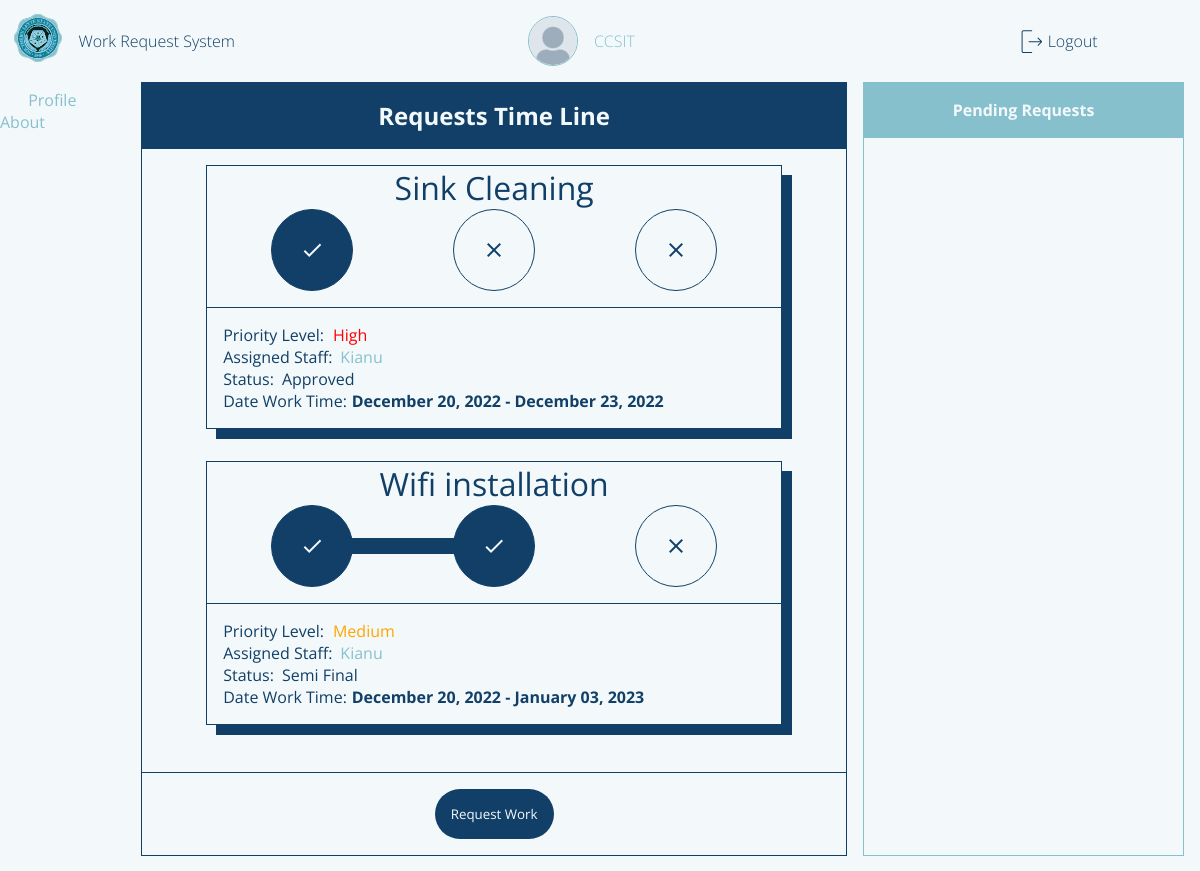
Screenshot of /requestorPage (signed in) with the database file from the repository.
### flaskApp/models.py (models this page shows, shortened)
class User(db.Model, UserMixin):
	__tablename__ = 'user'
	id = db.Column(db.Integer, primary_key=True)
	userName = db.Column(db.String(20), unique=True, nullable=False)
	userType = db.Column(db.String(20), default='Admin')
	passWord = db.Column(db.String(60), nullable=False)
	profilePicture = db.Column(db.String(60), default='dafault.png')
	requestForm = db.relationship('UserRequestForm', backref='user')
	userStaffExtension = db.relationship('StaffExtension', backref='staffExtension', uselist=False)

class UserRequestForm(db.Model):
	__tablename__ = 'userRequestForm'
	id = db.Column(db.Integer, primary_key=True)
	requestorName = db.Column(db.String(500), nullable=False)
	requestTitle = db.Column(db.String(500), nullable=False)
	requestedWork = db.Column(db.String(500), nullable=False)
	roomNumber = db.Column(db.String(20), nullable=False)
	avilabilityOfMaterials = db.Column(db.String(10), nullable=False)
	priorityLevel = db.Column(db.Integer, default=0) # change this to integer in the future 0 - pending 1 - high 2 - medium 3 - low
	status = db.Column(db.String(20), default='Pending')
	dateApproved = db.Column(DateTime, default=datetime.now(), nullable=False)
	dateLimit = db.Column(DateTime, default=datetime.now(), nullable=False)
	requestFormId = db.Column(db.Integer, db.ForeignKey('user.id'))
	requestRating = db.Column(db.Integer, default=0) # this is where a rating will be recorded
	assignedStaff = db.Column(db.Integer, db.ForeignKey('userstaff.id'))

class StaffExtension(db.Model):
	__tablename__ = 'userstaff'
	id = db.Column(db.Integer, primary_key=True)
	staffId = db.Column(db.Integer, db.ForeignKey('user.id'), unique=True)
	staffName = db.Column(db.String(20), nullable=False)
	staffAge = db.Column(db.String(20), nullable=False)
	staffGender = db.Column(db.String(20), nullable=False)
	staffOccupation = db.Column(db.String(20), nullable=False)
	staffRating = db.Column(db.Integer, default=0)
	staffComments = db.relationship('StaffExtensionComment', backref='staffComment')
	staffAssignment = db.relationship('UserRequestForm', backref='staffAssignment') # one to many relationship

### flaskApp/routes.py (the view, shortened to what this page needs)
@app.route('/requestorPage', methods=['GET', 'POST'])
def requestorPage():
	if current_user.is_authenticated == False:
		return redirect(url_for('loginPage'))
	form = WorkRequestForm()
	user = User.query.filter_by(userName=current_user.userName).first()
	countRequests = UserRequestForm.query.filter_by(requestorName=current_user.userName).count()
	userRequestForms = UserRequestForm.query.filter_by(requestFormId=user.id).order_by(UserRequestForm.priorityLevel)
	profileImage = url_for('static', filename='profilePic/'+current_user.profilePicture)
	return render_template('requestorDashboard.html', title='Requestor Page', user=current_user.userName, form=form, userForm=userRequestForms, count=countRequests, profileImage=profileImage)

### flaskApp/models.py (called while the page is built)
@loginManager.user_loader
def loadUser(userId):
	return User.query.get(int(userId))

### flaskApp/templates/requestorDashboard.html (shortened to what this page needs)
{% extends "layout.html" %}
{% block content %}
	<section class="content-main">
		<div class="content-main-head">
			Requests Time Line
		</div>
		<div class="content-main-body">
			{% for userForms in userForm %}
			{% if userForms.status != 'Pending' %}
				<div class="content-main-body-requests">
					<header>
						{{ userForms.requestTitle }}
					</header>
					<main>
						<body onload="progress()">
								{% if userForms.status == 'Approved' %}
								<ul class="progress">
									<li class="approved material-icons" value="0%">check</li>
									<li class="ongoing material-icons">close</li>
									<li class="finished material-icons">close</li>
								</ul>
								{% elif userForms.status == 'OnGoing' or userForms.status == 'Semi Final'%}
								<ul class="progress">
									<li class="approved material-icons" value="50%">check</li>
									<li class="ongoing material-icons">close</li>
									<li class="finished material-icons">close</li>
									<div class="progress-bar"></div>
								</ul>
								{% endif %}
						</body>
					</main>
					<footer>
						{% if userForms.priorityLevel == 1  %}
							<span>Priority Level: <i style="color:red;">High</i></span>
						{% elif userForms.priorityLevel == 2  %}
							<span>Priority Level: <i style="color:orange;">Medium</i></span>
						{% elif userForms.priorityLevel == 3  %}
							<span>Priority Level: <i style="color:green;">Low</i></span>
						{% endif %}
						<span class="assigned-staff">
							<p>Assigned Staff: </p>
							<a href="">{{userForms.staffAssignment.staffName}}</a>
						</span>
						<span class="status">
							<p>Status: </p>
							<p id="status">{{ userForms.status }}</p>
						</span>
						<span class="dateApp">
							<p>Date Work Time: </p>
							<p id="status" style="font-weight: bold;">{{ userForms.dateApproved.strftime("%B %d, %Y") }} - {{ userForms.dateLimit.strftime("%B %d, %Y") }}</p>
						</span>
					</footer>
				</div>
			{% endif %}
			{% endfor %}
		</div>
		<div class="content-main-foot">
			<button class="request-work-btn">Request Work</button>
		</div>
	</section>
	<section class="content-side-left">
		<span class="content-side-left-profile">
			<i class="material-icons content-side-left-icon">person</i>
			<a href="{{ url_for('profilePage') }}">Profile</a>
		</span>
		<span class="content-side-about">
			<i class="material-icons content-side-left-icon">help</i>
			<a href="">About</a>
		</span>
	</section>
	<section class="content-side-right">
		<header>Pending Requests</header>
		<main>
		</main>
	</section>
	<section class="content-foot">
	</section>
{% endblock content %}

### flaskApp/templates/layout.html (shortened to what this page needs)
<!DOCTYPE html>
<html>
<head>
    {% if title == 'Login Page'%}
    	<link rel="stylesheet" type="text/css" href="{{ url_for('static', filename='login.css') }}">
    {% elif title == 'Admin Page'%}
    	<link rel="stylesheet" type="text/css" href="{{ url_for('static', filename='adminDashboard.css') }}">
    {% elif title == 'Requestor Page'%}
        <link rel="stylesheet" type="text/css" href="{{ url_for('static', filename='requestorDashboard.css') }}">
    {% elif title == 'Staff Page'%}
        <link rel="stylesheet" type="text/css" href="{{ url_for('static', filename='staffDashboard.css') }}">
    {% elif title == 'Admin Approval Page'%}
        <link rel="stylesheet" type="text/css" href="{{ url_for('static', filename='adminApproval.css') }}">
    {% elif title == 'Staff Ongoing Page'%}
        <link rel="stylesheet" type="text/css" href="{{ url_for('static', filename='staffOngoing.css') }}">
    {% elif title == 'Profile Page'%}
        <link rel="stylesheet" type="text/css" href="{{ url_for('static', filename='profilePage.css') }}">
    {% endif%}
</head>
<body>
	<div class="container">
        {% if title != 'Login Page'%}
        <header class="content-header">
            <div class="img-box">
                <img class="logo_slsu" src="{{ url_for('static', filename='img/logo_slsu.svg') }}">
            </div>
            {% if title == 'Admin Page'%}
                <section class="header-title">
                    <a href="{{ url_for('adminPage') }}">Work Request System</a>
                </section>
                <section class="header-user">
                    <img class='profile-picture'src="{{ profileImage }}">
                    <a href="{{ url_for('profilePage') }}">{{ user }}</a>
                </section>
            {% elif title == 'Requestor Page' %}
                <section class="header-title">
                    <a href="{{ url_for('requestorPage') }}">Work Request System</a>
                </section>
                <section class="header-user">
                <img class='profile-picture'src="{{ profileImage }}">
                    <a href="{{ url_for('profilePage') }}">{{ user }}</a>
                </section>
            {% endif %}
            <div class="header-profile">
                {% if current_user.is_authenticated == True %}
                <img src="{{ url_for('static', filename='img/logout.svg') }}">
                <a href="{{ url_for('logout') }}">Logout</a>
                {% endif %}
            </div>
        </header>
        {% endif%}
		{% block content %}{% endblock content %}
	</div>
</body>
</html>

### flaskApp/static/requestorDashboard.css (style rules this page uses)
body { background: var(--white); }
.container { margin: 0; display: grid; height: 100vh; grid-template-columns: 0.2fr 1fr 0.5fr; grid-template-rows: 0fr 1fr 0.02fr; grid-template-areas: 'h h h' 'l m r' 'f f f'; }
.content-header { grid-area: h; display: flex; flex-direction: row; align-items: center; padding: var(--fn-small); }
.img-box { flex-grow: 0; }
.header-title { flex-grow: 0; margin-left: 1rem; }
.header-title a { font-size: var(--fn-regular); font-weight: lighter; color: var(--blue); }
.header-user { flex-grow: 1; font-size: var(--fn-regular); font-weight: lighter; color: var(--blue); }
.header-profile { flex-grow: 0.3; }
.header-profile a { font-size: var(--fn-regular); font-weight: lighter; color: var(--blue); }
.content-main { grid-area: m; display: flex; flex-direction: column; border: 1px solid var(--blue); }
.content-main-head { flex-grow: 0; font-size: var(--fn-medium); text-align: center; color: var(--white); background-color: var(--blue); border-bottom: 1px solid var(--blue); padding: 1rem 0rem 1rem 0rem; font-weight: lighter; font-weight: bold; }
.content-main-body { flex-grow: 1; display: flex; flex-direction: column; overflow: scroll; height: 1rem; padding: 1rem; }
.dateApp { display: flex; flex-direction: row; }
.dateApp p:nth-child(2) { margin-left: 0.3rem; }
.content-main-body-requests { margin-bottom: 1rem; display: flex; flex-direction: column; border: 1px solid var(--blue); box-shadow: 10px 10px var(--blue); margin: 0rem 3rem 2rem 3rem }
.content-main-body-requests header { text-align: center; font-size: var(--fn-large); color: var(--blue); }
.content-main-body-requests main { display: flex; flex-direction: row; position: relative; margin: 0rem 4rem 1rem 4rem; }
.progress-bar { width: 0%; height: 1rem; background-color: var(--blue); position: absolute; top: 50%; left: 3%; transform: translateY(-50%); border-radius: 2rem; transition: width 1s ease; }
.content-main-body-requests main ul { display: flex; flex-direction: row; list-style: none; justify-content: space-between; margin: 0; padding: 0; width: 100%; }
.content-main-body-requests main ul li:first-child { background: var(--blue); border: 1px solid var(--blue); color: var(--white); }
.content-main-body-requests main ul li { width: 5rem; height: 5rem; background: var(--white); border: 1px solid var(--blue); color: var(--blue); display: flex; justify-content: center; align-items: center; z-index: 100; border-radius: 50%; }
.content-main-body-requests footer { border-top: 1px solid var(--blue); padding: 1rem 1rem 1rem 1rem; color: var(--blue); }
.content-main-body-requests footer span i { margin-left: 0.3rem; }
.assigned-staff, .status { display: flex; flex-direction: row; }
.assigned-staff a, .status p:nth-child(2) { margin-left: 0.5rem; }
.content-main-foot { flex-grow: 0; }
.content-side-left { grid-area: l; }
.content-side-right { grid-area: r; color: var(--blue); border: 1px solid var(--blueGreen); margin-left: 1rem; margin-right: 1rem; display: flex; flex-direction: column; }
.content-side-right header { border-bottom: 1px solid var(--blueGreen); text-align: center; padding: 1rem 0rem 1rem 0rem; flex-grow: 0; background: var(--blueGreen); color: var(--white); font-weight: bold; }
.content-side-right main { flex-grow: 1; display: flex; flex-direction: column; overflow: scroll; height: 1rem; }
.content-main-foot { padding: 1rem; border-top: 1px solid var(--blue); text-align: center; }
.request-work-btn { border: none; padding: 1rem; background: var(--blue); color: var(--white); border-radius: 2rem; cursor: pointer; }
.content-foot { grid-area: f; }

### rows the page displays
User: userName "CCSIT"
UserRequestForm: requestTitle "Sink Cleaning", shows "check", shows "Priority Level:", priorityLevel "High", staffAssignment.staffName "Kianu", status "Approved", dateApproved "December 20, 2022", dateLimit "December 23, 2022"
UserRequestForm: requestTitle "Wifi installation", shows "check", shows "Priority Level:", priorityLevel "Medium", staffAssignment.staffName "Kianu", status "Semi Final", dateApproved "December 20, 2022", dateLimit "January 03, 2023"
